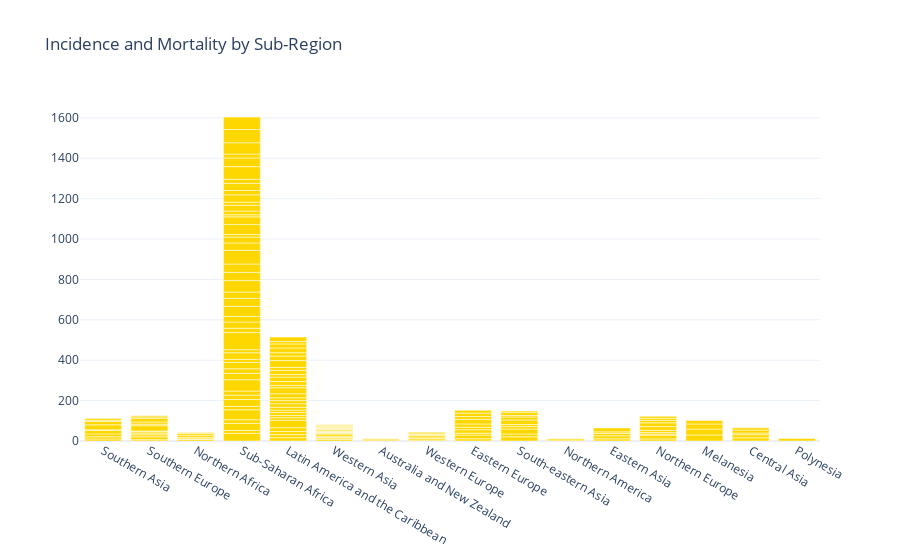

Write notebook code for a chart like this one.
### Code cell
# grouped bar chart showing two traces

trace1 = go.Bar(
    x = df_countries3['Sub-Region'],
    y = df_countries3['Incidence'],
    name = 'Incidence',
    marker=dict(color='#FFD700') 
)

trace2 = go.Bar(
    x = df_countries3['Sub-Region'],
    y = df_countries3['Mortality'],
    name = 'Mortality',
    marker=dict(color='#9EA0A1') #setting marker color to silver
)


data= trace1
layout= go.Layout(
    title='Incidence and Mortality by Sub-Region'
)

fig = go.Figure(data=data, layout=layout)
#pyo.plot(fig, filename='contintent_bar.html')
fig.show()

### Figure 1 — Plotly figure (JSON) as saved in the notebook; plotly's stock layout.template omitted (floating-point values rounded to 4 significant figures; data arrays with more than 128 entries replaced by an {"elided": "..."} marker saying what was removed)
{"data": [{"marker": {"color": "#FFD700"}, "name": "Incidence", "type": "bar", "x": {"elided": "174 str values"}, "y": {"elided": "174 float values"}}], "layout": {"title": {"text": "Incidence and Mortality by Sub-Region"}}}
